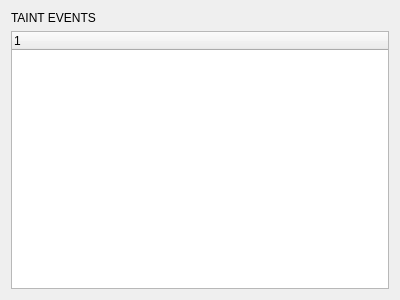
<?xml version="1.0" encoding="UTF-8"?>
<ui version="4.0">
 <class>TaintEventsWidget</class>
 <widget class="QWidget" name="TaintEventsWidget">
  <property name="geometry">
   <rect>
    <x>0</x>
    <y>0</y>
    <width>400</width>
    <height>300</height>
   </rect>
  </property>
  <property name="windowTitle">
   <string>Form</string>
  </property>
  <layout class="QVBoxLayout" name="verticalLayout_2">
   <item>
    <widget class="QLabel" name="label">
     <property name="text">
      <string>TAINT EVENTS</string>
     </property>
    </widget>
   </item>
   <item>
    <widget class="QTreeWidget" name="treeWidget"/>
   </item>
  </layout>
 </widget>
 <resources/>
 <connections/>
</ui>
